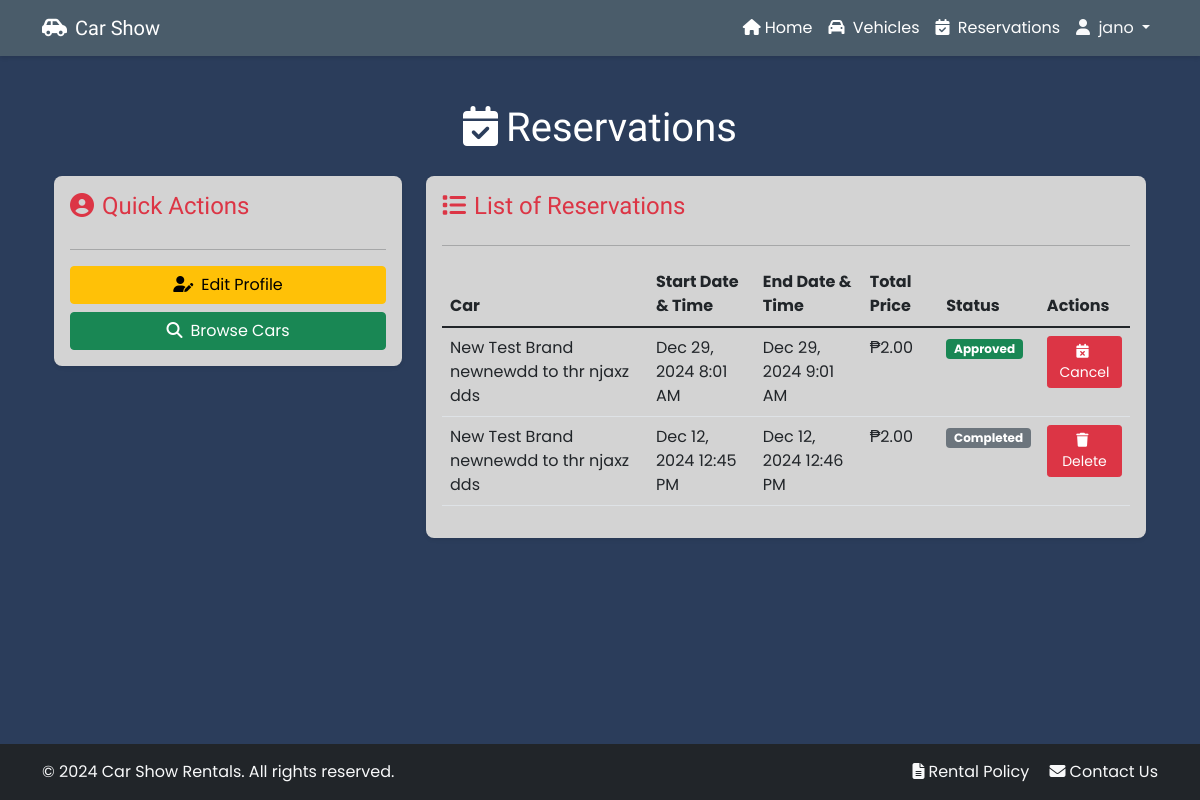
Page /reservations/ (signed in) on the committed database.
### backend/models.py (models this page shows, shortened)
class Reservation(models.Model):
    RATE_TYPES = [
        ('hourly', 'Hourly'),
        ('daily', 'Daily'),
        ('weekly', 'Weekly'),
    ]
    STATUS_CHOICES = [
        ('pending', 'Pending'),
        ('partial', 'Partial'),
        ('paid', 'Paid'),
        ('active', 'Active'),
        ('completed', 'Completed'),
        ('cancelled', 'Cancelled'),
    ]
    user = models.ForeignKey(User, on_delete=models.CASCADE)
    car = models.ForeignKey(Car, on_delete=models.CASCADE)
    rate_type = models.CharField(max_length=20, choices=RATE_TYPES)
    start_datetime = models.DateTimeField()
    end_datetime = models.DateTimeField()
    receipt_image = models.ImageField(upload_to='receipts/', blank=True, null=True)
    reference_number = models.CharField(max_length=50, blank=True, null=True)
    amount = models.DecimalField(max_digits=10, decimal_places=2, default=0)
    total_price = models.DecimalField(max_digits=10, decimal_places=2)
    status = models.CharField(max_length=20, choices=STATUS_CHOICES, default='pending')
    pickup_reminder_sent = models.BooleanField(default=False)
    return_reminder_sent = models.BooleanField(default=False)
    created_at = models.DateTimeField(auto_now_add=True)
    updated_at = models.DateTimeField(auto_now=True)
    class Meta:
        ordering = ['-created_at', '-updated_at']

class Car(models.Model):
    CAR_TYPES = [
        ('sedan', 'Sedan'),
        ('suv', 'SUV'),
        ('pick up', 'Pick Up'),
        ('van', 'Van'),
        ('mini van', 'Mini Van'),
    ]
    brand = models.CharField(max_length=100)
    model = models.CharField(max_length=100)
    year = models.IntegerField()
    total_units = models.IntegerField()
    unavailable_units = models.IntegerField(default=0)
    car_type = models.CharField(max_length=20, choices=CAR_TYPES)
    hourly_rate = models.DecimalField(max_digits=8, decimal_places=2)
    daily_rate = models.DecimalField(max_digits=8, decimal_places=2)
    features = models.TextField()
    created_at = models.DateTimeField(auto_now_add=True)
    class Meta:
        ordering = ['-created_at']

### frontend/views.py (the view)
# urls.py: path('reservations/', views.view_reservations, name='admin_reservations'),
@login_required
def view_reservations(request):
    reservations = Reservation.objects.filter(user=request.user).order_by('-start_datetime')
    paginator = Paginator(reservations, 10)
    page = request.GET.get('page')
    try:
        reservations = paginator.page(page)
    except PageNotAnInteger:
        reservations = paginator.page(1)
    except EmptyPage:
        reservations = paginator.page(paginator.num_pages)
    return render(request, 'frontend/reservations.html', {'reservations': reservations})

### frontend/templates/frontend/reservations.html (shortened to what this page needs)
{% extends 'frontend/base.html' %}
{% load static %}
{% block content %}
<div class="container">
    <h1 class="mb-4 text-white audiowide-font" style="text-align: center;"><i class="fas fa-calendar-check me-2"></i>Reservations</h1>
    <div class="row">
        <div class="col-md-4 mb-4">
            <div class="card shadow-sm" style="background-color: #d3d3d3;">
                <div class="card-body">
                    <h2 class="card-title h4 text-danger audiowide-font reservation-center"><i class="fas fa-user-circle me-2 mb-3"></i>Quick Actions</h2>
                    <hr>
                    <div class="d-grid gap-2">
                        <a href="{% url 'profile' %}" class="btn btn-warning"><i class="fas fa-user-edit me-2"></i>Edit Profile</a>
                        <a href="{% url 'cars' %}" class="btn btn-success"><i class="fas fa-search me-2"></i>Browse Cars</a>
                    </div>
                </div>
            </div>
        </div>
        <div class="col-md-8">
            <div class="card shadow-sm" style="background-color: #d3d3d3;">
                <div class="card-body">
                    <h2 class="card-title h4 mb-4 text-danger audiowide-font reservation-center"><i class="fas fa-list me-2"></i>List of Reservations</h2>
                    <hr>
                    {% if reservations %}
                        <div class="table-responsive">
                            <table class="table table-hover">
                                <thead>
                                    <tr>
                                        <th>Car</th>
                                        <th>Start Date & Time</th>
                                        <th>End Date & Time</th>
                                        <th>Total Price</th>
                                        <th>Status</th>
                                        <th>Actions</th>
                                    </tr>
                                </thead>
                                <tbody>
                                {% for reservation in reservations %}
                                    <tr>
                                        <td>{{ reservation.car.brand }} {{ reservation.car.model }}</td>
                                        <td>{{ reservation.start_datetime|date:"M d, Y g:i A"}}</td>
                                        <td>{{ reservation.end_datetime|date:"M d, Y g:i A"}}</td>
                                        <td>₱{{ reservation.total_price }}</td>
                                        <td>
                                            {% if reservation.status == 'pending' %}
                                                <span class="badge bg-warning text-dark">Pending</span>
                                            {% elif reservation.status == 'partial' %}
                                                <span class="badge bg-info text-dark">Partial</span>
                                            {% elif reservation.status == 'paid' %}
                                                <span class="badge bg-success">Approved</span>
                                            {% elif reservation.status == 'active' %}
                                                <span class="badge bg-primary">Active</span>
                                            {% elif reservation.status == 'completed' %}
                                                <span class="badge bg-secondary">Completed</span>
                                            {% elif reservation.status == 'cancelled' %}
                                                <span class="badge bg-danger">Cancelled</span>
                                            {% endif %}
                                        </td>
                                        <td>
                                            {% if reservation.status == 'pending' %}
                                            <div class="d-flex gap-1">
                                                <a href="{% url 'payment' reservation.id %}" class="btn btn-sm btn-primary">
                                                    <i class="fas fa-credit-card me-1"></i>
                                                        Pay Now
                                                </a>
                                                <button class="btn btn-danger btn-sm" data-bs-toggle="modal"
                                                        data-bs-target="#cancelModal-{{ reservation.id }}">
                                                    <i class="fas fa-calendar-times me-1"></i>Cancel
                                                </button>
                                            </div>
                                            {% elif reservation.status == 'active' or reservation.status == 'paid' or reservation.status == 'partial' %}
                                                <button class="btn btn-danger btn-sm" data-bs-toggle="modal"
                                                        data-bs-target="#cancelModal-{{ reservation.id }}">
                                                    <i class="fas fa-calendar-times me-1"></i>Cancel
                                                </button>
                                            {% elif reservation.status == 'completed' or reservation.status == 'cancelled' %}
                                                <button class="btn btn-danger btn-sm" data-bs-toggle="modal"
                                                        data-bs-target="#deleteModal-{{ reservation.id }}">
                                                    <i class="fas fa-trash me-1"></i>Delete
                                                </button>
                                            {% endif %}
                                        </td>
                                    </tr>
                                {% endfor %}
                                </tbody>
                            </table>
                        </div>
                    {% else %}
                        <p class="text-center alert alert-info">
                            <i class="fas fa-info-circle me-2"></i>You have no reservations yet.
                        </p>
                    {% endif %}
                </div>
            </div>
        </div>
    </div>
</div>
{% endblock %}

### frontend/templates/frontend/base.html (shortened to what this page needs)
<!DOCTYPE html>
{% load static %}
<html lang="en">
<head>
    <link href="https://cdn.jsdelivr.net/npm/aos@2.3.4/dist/aos.css" rel="stylesheet">
    <link href="https://cdn.jsdelivr.net/npm/bootstrap@5.1.3/dist/css/bootstrap.min.css" rel="stylesheet">
    <link rel="stylesheet" href="https://cdnjs.cloudflare.com/ajax/libs/font-awesome/6.1.1/css/all.min.css">
</head>
<body class="d-flex flex-column min-vh-100">
    <div class="toast-container position-fixed top-0 end-0 p-3" style="z-index: 1100">
    </div>
    <nav class="navbar navbar-expand-lg navbar-dark custom-color-1">
        <div class="container">
            <a class="navbar-brand audiowide-font" href="{% url 'home' %}"><i class="fas fa-car-side me-2"></i>Car Show</a>
            <div class="collapse navbar-collapse" id="navbarNav">
                <ul class="navbar-nav ms-auto">
                    <li class="nav-item">
                        <a class="nav-link" href="{% url 'home' %}" style="color: #ffffff;"><i class="fas fa-home me-1"></i>Home</a>
                    </li>
                    <li class="nav-item">
                        <a class="nav-link" href="{% url 'cars' %}" style="color: #ffffff;"><i class="fas fa-car me-1"></i> Vehicles</a>
                    </li>
                    {% if user.is_authenticated %}
                        <li class="nav-item">
                            <a class="nav-link" href="{% url 'reservations' %}" style="color: #ffffff;"><i class="fas fa-calendar-check me-1"></i> Reservations</a>
                        </li>
                        <li class="nav-item dropdown">
                            <a class="nav-link dropdown-toggle text-light" href="#" id="navbarDropdown" role="button" data-bs-toggle="dropdown">
                                <i class="fas fa-user me-1"></i> {{ user.username }}
                            </a>
                        </li>
                    {% endif %}
                </ul>
            </div>
        </div>
    </nav>
    <main class="flex-grow-1 py-5">
        <div class="container">
            {% block content %}{% endblock %}
        </div>
    </main>
    <footer class="bg-dark text-light mt-auto py-3">
        <div class="container">
            <div class="row">
                <div class="col-md-6 text-center text-md-start">
                    <span>&copy; {% now "Y" %} Car Show Rentals. All rights reserved.</span>
                </div>
                <div class="col-md-6 text-center text-md-end">
                    <a href="{% url 'rental_policy' %}" class="text-light me-3 text-decoration-none"><i class="fas fa-file-alt me-1"></i>Rental Policy</a>
                    <a href="{% url 'contact_us' %}" class="text-light text-decoration-none"><i class="fas fa-envelope me-1"></i>Contact Us</a>
                </div>
            </div>
        </div>
    </footer>
</body>
</html>

### frontend/templates/frontend/base.html (style rules this page uses)
.audiowide-font { font-family: 'Audiowide'; }
body { font-family: 'Poppins', sans-serif; background-color: #2b3d5b; }
.navbar { box-shadow: 0 2px 4px rgba(0,0,0,.1); }
.card { border: none; border-radius: 0.5rem; box-shadow: 0 4px 6px rgba(0,0,0,.1); transition: all 0.3s ease; }
.custom-color-1 { background-color: #4a5c6a; color: #2b3d5b; }

### rows in the picture
Reservation: car.brand "New Test Brand newnewdd to thr njaxz", car.model "dds", start_datetime "Dec 29, 2024 8:01 AM", end_datetime "Dec 29, 2024 9:01 AM", total_price "2.00", status "Approved"
Reservation: car.brand "New Test Brand newnewdd to thr njaxz", car.model "dds", start_datetime "Dec 12, 2024 12:45 PM", end_datetime "Dec 12, 2024 12:46 PM", total_price "2.00", status "Completed"

### other values in the picture
{{ user.username }} "jano"
